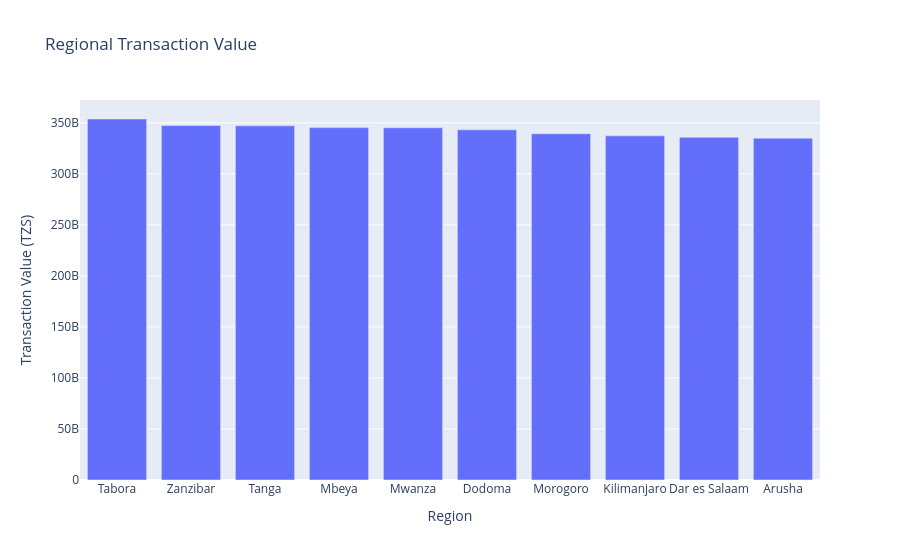

Write notebook code for a chart like this one.
### Markdown cell above
## Section 7: Regional Transaction Analysis

Business questions:
- Which regions generate the highest banking activity?
- Which regions may need more banking services?

### Code cell
regional_summary = regional_transaction_summary(transactions, customers)
display(regional_summary)

fig, ax = plt.subplots(figsize=(12, 6))
sns.barplot(data=regional_summary, x='region', y='transaction_value', hue='region', palette='crest', legend=False, ax=ax)
ax.set_title('Top Regions by Transaction Value')
ax.set_xlabel('Region')
ax.set_ylabel('Transaction Value (TZS)')
ax.yaxis.set_major_formatter(plt.FuncFormatter(lambda x, _: f'{x/1e12:.1f}T'))
plt.xticks(rotation=35, ha='right')
plt.tight_layout()
save_figure(fig, 'transaction_by_region.png')
plt.show()

fig_px = px.bar(regional_summary, x='region', y='transaction_value', hover_data=['transaction_count'], title='Regional Transaction Value')
fig_px.update_layout(xaxis_title='Region', yaxis_title='Transaction Value (TZS)')
fig_px.show()

### Figure 1 — Plotly figure (JSON) as saved in the notebook; plotly's stock layout.template omitted (floating-point values rounded to 4 significant figures)
{"data": [{"customdata": [[103097], [100554], [100978], [100785], [101848], [99736], [98988], [98217], [98467], [97330]], "hovertemplate": "region=%{x}<br>transaction_value=%{y}<br>transaction_count=%{customdata[0]}<extra></extra>", "legendgroup": "", "marker": {"color": "#636efa", "pattern": {"shape": ""}}, "name": "", "orientation": "v", "showlegend": false, "textposition": "auto", "type": "bar", "x": ["Tabora", "Zanzibar", "Tanga", "Mbeya", "Mwanza", "Dodoma", "Morogoro", "Kilimanjaro", "Dar es Salaam", "Arusha"], "xaxis": "x", "y": [353822904800, 347388251400, 347101976500, 345381955800, 345213505500, 343221994900, 339379908400, 337289022700, 335969319500, 335055151400], "yaxis": "y"}], "layout": {"barmode": "relative", "legend": {"tracegroupgap": 0}, "title": {"text": "Regional Transaction Value"}, "xaxis": {"anchor": "y", "domain": [0, 1], "title": {"text": "Region"}}, "yaxis": {"anchor": "x", "domain": [0, 1], "title": {"text": "Transaction Value (TZS)"}}}}
